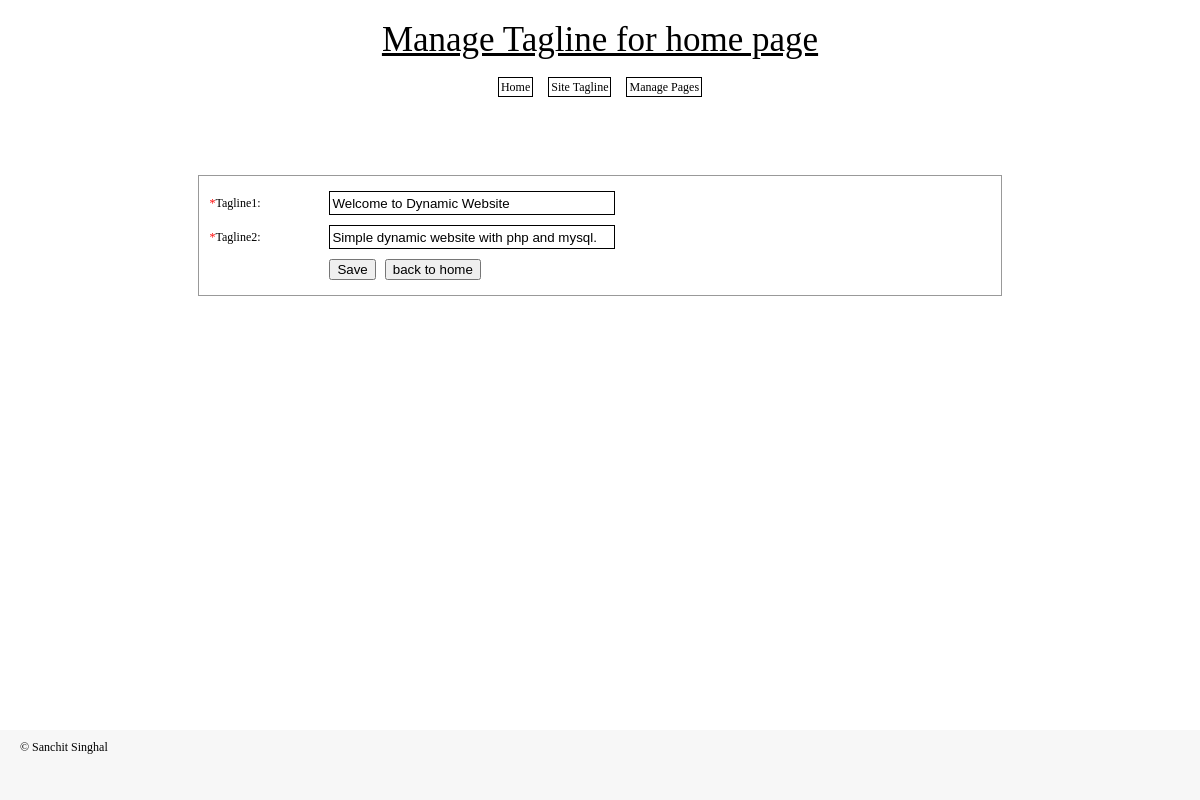
The page /manage-site/tagline.php on the database its author committed.
### tables this page shows
CREATE TABLE IF NOT EXISTS `mp_tagline` (
  `id` int(11) NOT NULL AUTO_INCREMENT,
  `tagline1` varchar(255) DEFAULT NULL,
  `tagline2` varchar(255) DEFAULT NULL,
  PRIMARY KEY (`id`)
);

### manage-site/tagline.php (the view, shortened to what this page needs)
<?php
require("../libs/config.php");
include("header.php");
try {
    $stmt = $DB->prepare("SELECT * FROM " . TABLE_TAGLINE . " WHERE 1 LIMIT 1");
    $stmt->execute();
    $details = $stmt->fetchAll();
} catch (Exception $ex) {
    echo errorMessage($ex->getMessage());
}
?>
<div class="formField">
    <form method="post" action="" name="pages">
        <table id="tableForm">
            <tr>
                <td class="formLeft"><span class="required">*</span>Tagline1: </td>
                <td><input type="text" name="tagline1" id="tagline1" class="textboxes" value="<?php echo stripslashes($details[0]["tagline1"]); ?>" autocomplete="off" /> </td>
            </tr>
            <tr>
                <td class="formLeft"><span class="required">*</span>Tagline2: </td>
                <td><input type="text" name="tagline2" id="tagline2" class="textboxes" value="<?php echo stripslashes($details[0]["tagline2"]); ?>" autocomplete="off" /> </td>
            </tr>
            <tr>
                <td></td>
                <td> <input type="submit" name="sub" value="Save" /> &nbsp;  <input type="button" name="" onclick="javascript:window.location = 'home.php';" value="back to home" /> </td>
            </tr>
        </table>
    </form>
</div>
<?php
include("footer.php");
?>

### manage-site/style.css (style rules this page uses)
* { margin: 0; }
html, body { margin:0; padding:0; height:100%; }
body { border: 0; font: 12px "Trebuchet MS"; color: #000; background:#fff; }
table { *border-collapse: collapse; border-spacing: 0; width: 100%; }
#tableForm { border:1px solid #999999; margin:0 auto;width:80%; margin-top:20px; padding:10px; }
#tableForm td { padding:5px 0; }
.formLeft { width:120px; text-align:left; }
.textboxes { width:280px; border:1px solid #000; height:20px; }
.required { color:#F00; }

### rows shown on the page
mp_tagline: tagline1 "Welcome to Dynamic Website", tagline2 "Simple dynamic website with php and mysql."

### other values the page prints
$pageTitle "Manage Tagline for home page"
